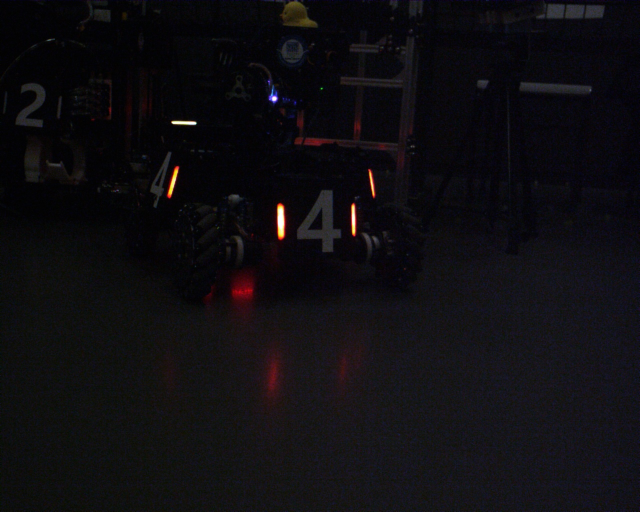
//> input picture 3.jpg, 1280 x 1024 px (shown at 1/2 size)
$ ./text   (built with g++ and OpenCV 4)
//> lines starting //> are read from the running program, lines starting //| are printed output that depends on the picture; after the words box and inside, x2 and y2 are one past the last pixel; in counts of white or black regions, pixels touching at a corner belong together
//> further down, src is the input picture: 1024 rows x 1280 cols, CV_8UC3; mean B, G, R 16.7, 13.4, 15.1
#include <opencv2/opencv.hpp>
#include <iostream>

using namespace std;
using namespace cv;


 // [260 lines left out: functions colorspace, create0, create1, copy, pixel, sp and 14 more, not called in this run]

void getBars(Mat &image){
    Mat gray,mask,small;
    cvtColor(image,gray,COLOR_BGR2GRAY);
    for(int i=0;i<255;i+=10){

        string s=to_string(i);

        threshold(gray,mask,i,255,THRESH_BINARY);

        resize(mask,small,Size(mask.cols/3,mask.rows/3));

        imshow(s,small);

        waitKey(0);
        destroyAllWindows();
    }
//> this loop made 26 passes
//> pass 1, in getBars, `threshold(gray,mask,i,255,THRESH_BINARY);`:
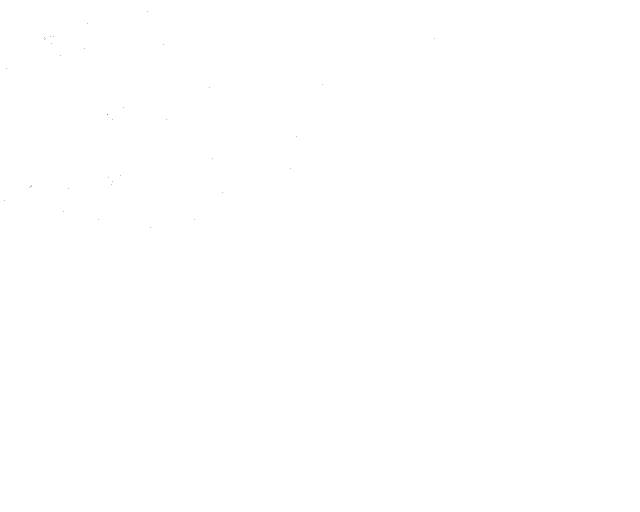
//> mask: 1024 rows x 1280 cols, CV_8UC1 (shown at 1/2 size); 100% white; black in thin lines or dots, all inside (x1, y1, x2, y2) = (8, 23, 869, 456)
//> pass 2, in getBars, `threshold(gray,mask,i,255,THRESH_BINARY);`:
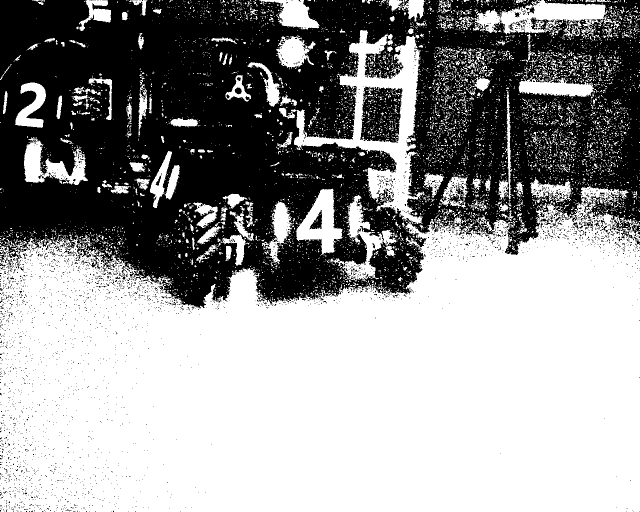
//> mask: 1024 rows x 1280 cols, CV_8UC1 (shown at 1/2 size); 59.2% white; 3523 black regions (3445 under 20 px), largest, box (x1, y1, x2, y2) and area: (0, 0, 1280, 617) 515032, (720, 173, 805, 286) 6861, (620, 420, 644, 458) 455
//> pass 2, in getBars, `resize(mask,small,Size(mask.cols/3,mask.rows/3));`:
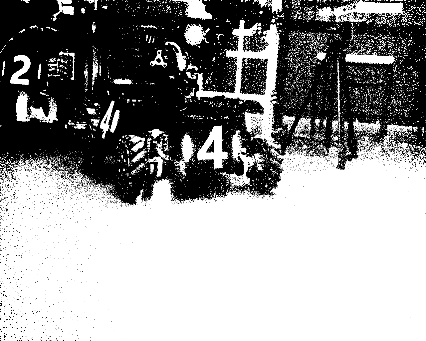
//> small: 341 rows x 426 cols, CV_8UC1; min 0, max 255, mean 150.9
//> after the loop: mask: 1024 rows x 1280 cols, CV_8UC1; 0.03% white; 4 white regions, box (x1, y1, x2, y2) and area: (557, 418, 566, 458) 252, (346, 244, 391, 248) 112, (705, 428, 708, 449) 32, (546, 195, 552, 200) 22
//> after the loop:
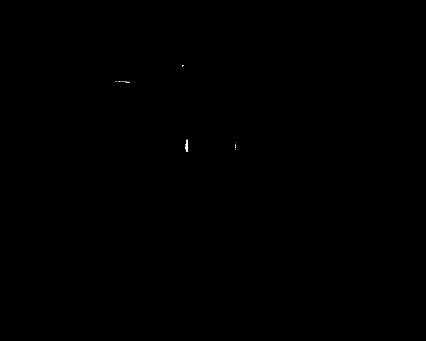
//> small: 341 rows x 426 cols, CV_8UC1; min 0, max 255, mean 0.1
}

int main() {
    Mat src = imread("D:/opencv/open/3.jpg");
    // Mat src = imread("shenzi.png",IMREAD_GRAYSCALE);//读入一张图片,变灰

    //如果读入为空的就退出
    if(src.empty()){
        printf("could not load image……\n");
        return -1;
    }

    // [42 lines of commented-out code are left out]

    getBars(src);


    waitKey(0);//暂停，参数为时间，单位毫秒，0为永久
    destroyAllWindows();//摧毁所有程序
    return 0;
}
